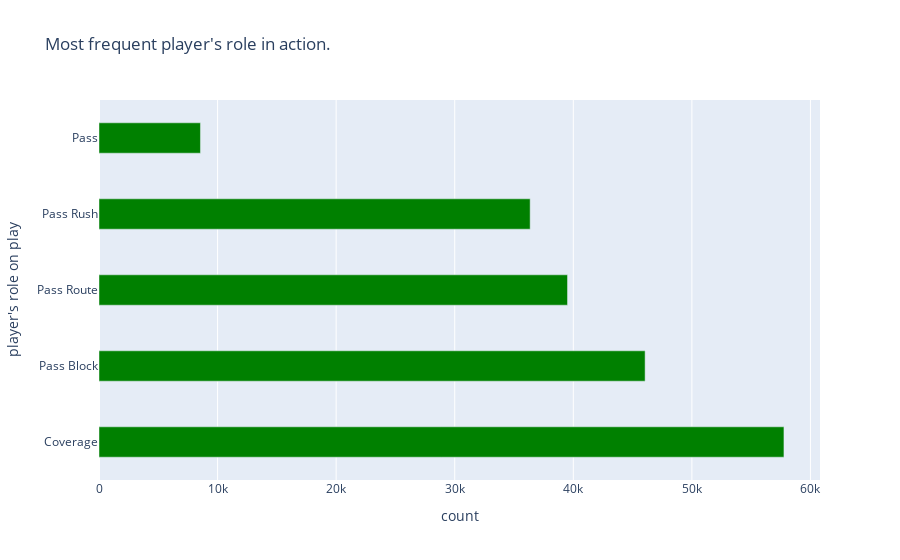

Notebook source saved alongside this figure:
### Code cell
game_id_counts = pd.DataFrame(pff_scouting_data['pff_role'].value_counts()).reset_index()
game_id_counts.rename(columns = {'pff_role':'count', 'index':"player's role on play"}, inplace = True)
# game_id_counts['game_id'] = game_id_counts['game_id'].astype(str)

fig = px.bar(game_id_counts, x='count', y="player's role on play",title="Most frequent player's role in action.")
fig.update_traces(marker_color='green',width=.4)

fig.show()

### Figure 1 — Plotly figure (JSON) as saved in the notebook; plotly's stock layout.template omitted (floating-point values rounded to 4 significant figures)
{"data": [{"alignmentgroup": "True", "hovertemplate": "count=%{x}<br>player's role on play=%{y}<extra></extra>", "legendgroup": "", "marker": {"color": "green", "pattern": {"shape": ""}}, "name": "", "offsetgroup": "", "orientation": "h", "showlegend": false, "textposition": "auto", "type": "bar", "width": 0.4, "x": [57765, 46057, 39513, 36362, 8557], "xaxis": "x", "y": ["Coverage", "Pass Block", "Pass Route", "Pass Rush", "Pass"], "yaxis": "y"}], "layout": {"barmode": "relative", "legend": {"tracegroupgap": 0}, "title": {"text": "Most frequent player's role in action."}, "xaxis": {"anchor": "y", "domain": [0, 1], "title": {"text": "count"}}, "yaxis": {"anchor": "x", "domain": [0, 1], "title": {"text": "player's role on play"}}}}
